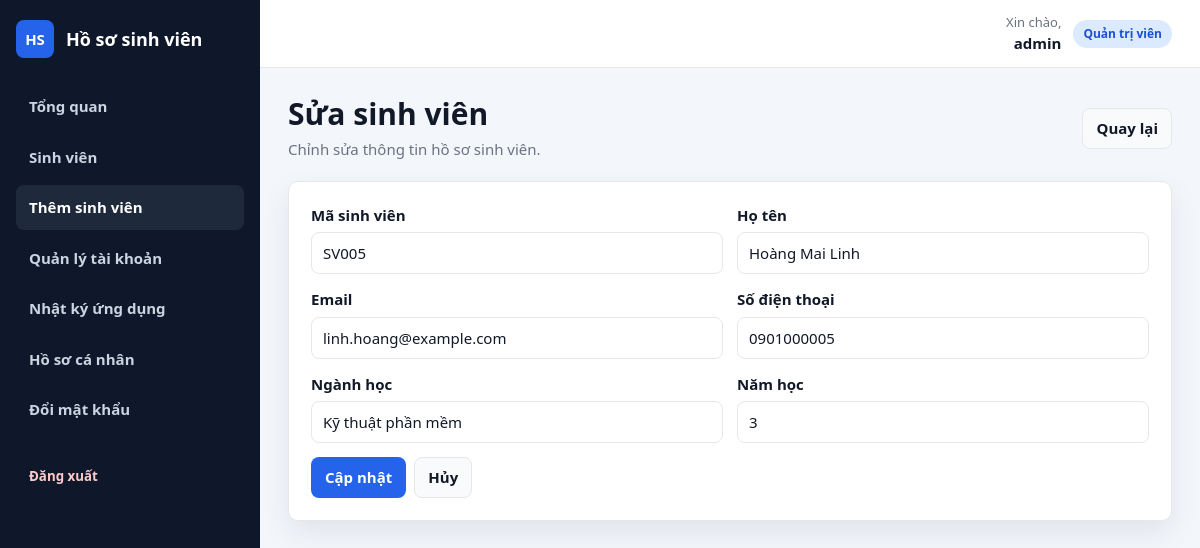
/student_form.php?id=5 (signed in), run on the app's committed database.
### tables this page shows
CREATE TABLE IF NOT EXISTS students (
    id INT UNSIGNED AUTO_INCREMENT PRIMARY KEY,
    student_code VARCHAR(30) NOT NULL UNIQUE,
    full_name VARCHAR(120) NOT NULL,
    email VARCHAR(120) NOT NULL,
    phone VARCHAR(30) NULL,
    major VARCHAR(120) NULL,
    year TINYINT UNSIGNED NULL,
    created_at TIMESTAMP NOT NULL DEFAULT CURRENT_TIMESTAMP,
    updated_at TIMESTAMP NOT NULL DEFAULT CURRENT_TIMESTAMP ON UPDATE CURRENT_TIMESTAMP,
    INDEX idx_students_search (student_code, full_name, email)
);

### config/database.php (called while the page is built, shortened)
<?php
function get_pdo(): PDO
{
    $host = 'localhost';
    $database = 'web_demo_student';
    $username = 'root';
    $password = '';
    $dsn = "mysql:host={$host};dbname={$database};charset=utf8mb4";
    $pdo = new PDO($dsn, $username, $password, [
        PDO::ATTR_ERRMODE => PDO::ERRMODE_EXCEPTION,
        PDO::ATTR_DEFAULT_FETCH_MODE => PDO::FETCH_ASSOC,
        PDO::ATTR_EMULATE_PREPARES => false,
    ]);
    return $pdo;
}

### app/student.php (called while the page is built, shortened)
<?php
require_once __DIR__ . '/../config/database.php';
require_once __DIR__ . '/helpers.php';
function get_student(int $id): ?array
{
    $stmt = get_pdo()->prepare('SELECT * FROM students WHERE id = :id LIMIT 1');
    $stmt->execute(['id' => $id]);
    $student = $stmt->fetch();
    return $student ?: null;
}

### app/helpers.php (the view, shortened to what this page needs)
<?php
function e(mixed $value): string
{
    return htmlspecialchars((string) $value, ENT_QUOTES | ENT_SUBSTITUTE, 'UTF-8');
}
function current_theme(): string
{
    return ($_COOKIE['theme'] ?? 'light') === 'dark' ? 'dark' : 'light';
}
function role_label(?string $role): string
{
    return $role === 'admin' ? 'Quản trị viên' : 'Người dùng';
}
function landing_page(): string
{
    return ($_SESSION['role'] ?? '') === 'admin' ? 'index.php' : 'profile.php';
}
function render_header(string $title): void
{
    $theme = current_theme();
    $currentPage = basename($_SERVER['SCRIPT_NAME'] ?? '');
    $isLoggedIn = isset($_SESSION['user_id']);
    $username = $_SESSION['username'] ?? '';
    $role = $_SESSION['role'] ?? '';
    $navItems = $isLoggedIn ? [
        'profile.php' => 'Hồ sơ cá nhân',
        'password.php' => 'Đổi mật khẩu',
    ] : [
        'login.php' => 'Đăng nhập',
    ];
    if ($role === 'admin') {
        $navItems = [
            'index.php' => 'Tổng quan',
            'students.php' => 'Sinh viên',
            'student_form.php' => 'Thêm sinh viên',
            'users.php' => 'Quản lý tài khoản',
            'logs.php' => 'Nhật ký ứng dụng',
        ] + $navItems;
    }
    echo '<!doctype html>';
    echo '<html lang="vi">';
    echo '<head>';
    echo '<link rel="stylesheet" href="assets/style.css?v=20260602-3">';
    echo '</head>';
    echo '<body class="theme-' . e($theme) . '">';
    echo '<div class="app-layout">';
    echo '<aside class="sidebar">';
    echo '<a class="sidebar-brand" href="' . e(landing_page()) . '"><span>HS</span><strong>Hồ sơ sinh viên</strong></a>';
    echo '<nav class="sidebar-nav">';
    foreach ($navItems as $href => $label) {
        $active = $currentPage === $href ? ' active' : '';
        echo '<a class="sidebar-link' . $active . '" href="' . e($href) . '">' . e($label) . '</a>';
    }
    echo '<form class="sidebar-logout-form" method="post" action="logout.php">';
    echo '<button class="sidebar-link sidebar-logout" type="submit">Đăng xuất</button>';
    echo '</form>';
    echo '</nav>';
    echo '</aside>';
    echo '<div class="main">';
    echo '<header class="topbar">';
    echo '<div><span class="topbar-label">Xin chào,</span><strong>' . e($username) . '</strong></div>';
    echo '<span class="badge ' . ($role === 'admin' ? 'badge-admin' : 'badge-user') . '">' . e(role_label($role)) . '</span>';
    echo '</header>';
    echo '<main class="content">';
}
function render_footer(): void
{
    echo '</main>';
    if (isset($_SESSION['user_id'])) {
        echo '</div></div>';
    }
    echo '</body>';
    echo '</html>';
}
function render_student_form_fields(array $form, array $errors): void
{
    $fields = [
        'student_code' => ['Mã sinh viên', 'text', true],
        'full_name' => ['Họ tên', 'text', true],
        'email' => ['Email', 'email', true],
        'phone' => ['Số điện thoại', 'text', false],
        'major' => ['Ngành học', 'text', false],
        'year' => ['Năm học', 'number', false],
    ];
    foreach ($fields as $name => [$label, $type, $required]) {
        echo '<div>';
        echo '<label for="' . e($name) . '">' . e($label) . '</label>';
        $requiredAttr = $required ? ' required' : '';
        $extraAttrs = $name === 'year' ? ' min="1" max="6"' : '';
        echo '<input class="form-control" id="' . e($name) . '" name="' . e($name) . '" type="' . e($type) . '" value="' . e($form[$name] ?? '') . '"' . $extraAttrs . $requiredAttr . '>';
        echo '</div>';
    }
}

### public/assets/style.css (style rules this page uses)
:root { --font-main: "Segoe UI", Tahoma, Arial, sans-serif; --bg: #f3f6fb; --sidebar: #0f172a; --sidebar-soft: #1e293b; --card: #ffffff; --card-soft: #f8fafc; --field: #ffffff; --table-head: #f8fafc; --text: #111827; --muted: #6b7280; --border: #e5e7eb; --primary: #2563eb; --primary-dark: #1d4ed8; --danger: #dc2626; --warning: #f59e0b; --shadow: 0 12px 30px rgba(15, 23, 42, 0.08); --radius: 10px; }
* { box-sizing: border-box; font-family: var(--font-main); }
*::before, *::after { box-sizing: border-box; font-family: var(--font-main); }
body { margin: 0; background: var(--bg); color: var(--text); font-family: var(--font-main); font-size: 15px; line-height: 1.5; }
a { color: var(--primary); text-decoration: none; }
.app-layout { display: grid; grid-template-columns: 260px minmax(0, 1fr); min-height: 100vh; }
.sidebar { background: var(--sidebar); color: #ffffff; min-height: 100vh; padding: 20px 16px; position: sticky; top: 0; }
.sidebar-brand { align-items: center; color: #ffffff; display: flex; gap: 12px; margin-bottom: 26px; }
.sidebar-brand span { align-items: center; background: var(--primary); border-radius: 8px; display: inline-flex; font-weight: 800; height: 38px; justify-content: center; width: 38px; }
.sidebar-brand strong { font-size: 18px; }
.sidebar-nav { display: grid; gap: 6px; }
.sidebar-link { border-radius: 8px; color: #cbd5e1; display: block; font-weight: 700; padding: 11px 13px; }
.sidebar-link:hover, .sidebar-link.active { background: var(--sidebar-soft); color: #ffffff; }
.sidebar-logout { background: transparent; border: 0; color: #fecaca; margin-top: 18px; text-align: left; width: 100%; }
.sidebar-logout-form { margin: 0; }
.main { min-width: 0; }
.topbar { align-items: center; background: var(--card); border-bottom: 1px solid var(--border); display: flex; justify-content: flex-end; gap: 12px; min-height: 68px; padding: 0 28px; }
.topbar > div { display: grid; text-align: right; }
.topbar-label { color: var(--muted); font-size: 13px; }
.content { margin: 0 auto; max-width: 1280px; padding: 28px; width: 100%; }
label { color: var(--text); display: block; font-weight: 800; margin-bottom: 6px; }
.form-control, .form-select, input, select { background: var(--field); border: 1px solid var(--border); border-radius: 8px; color: var(--text); font-family: var(--font-main); font-size: inherit; min-height: 42px; padding: 9px 11px; width: 100%; }
.badge { border-radius: 999px; display: inline-flex; font-size: 12px; font-weight: 900; padding: 5px 10px; }
.badge-admin { background: #dbeafe; color: #1d4ed8; }

### data on the page
students: student_code "SV005", full_name "Hoàng Mai Linh", email "linh.hoang@example.com", phone "0901000005", major "Kỹ thuật phần mềm", year "3"

### other printed values
$label "Tổng quan"
$label "Sinh viên"
$label "Thêm sinh viên"
$label "Quản lý tài khoản"
$label "Nhật ký ứng dụng"
$label "Hồ sơ cá nhân"
$label "Đổi mật khẩu"
$username "admin"
role_label($role) "Quản trị viên"
$label "Mã sinh viên"
$label "Họ tên"
$label "Email"
$label "Số điện thoại"
$label "Ngành học"
$label "Năm học"
